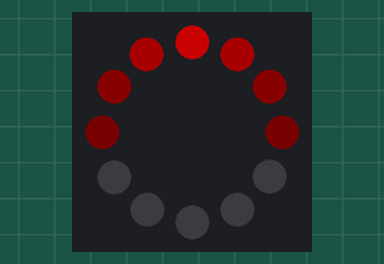
The sketch below on a simulated ESP32-C6. On the bench: 12 RGB LEDs in a ring, first at the top, clockwise. Dim RGB values are drawn brighter than linear.

Above: at 0.09 s.
At 0.65 s:
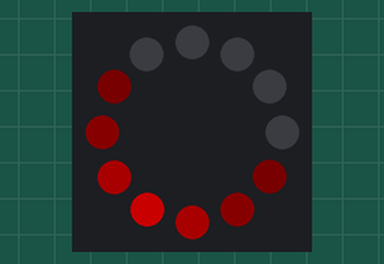
At 1.29 s:
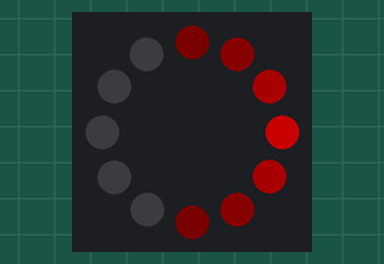

The sketch:

LED-Ring_rotiere.ino
```cpp
/*****************************************************
 * LED-Ring_rotiere.ino
 * Lichtanimation auf 12 Pixel WS2812B Ring
 * Installiere Library "Adafruit Neopixel" by Adafruit
 * Anschluss:
 * Idealerweise externe Stromversorgung für LEDs verwenden
 * WS2812B-Ring: Data In  <->  ESP32-C6: GPIO2
 * WS2812B-Ring: +5V/Vcc  <->  externe tromversorgung: Plusleistung
 * WS2812B-Ring: GND      <->  externe tromversorgung: Minusleistung, ESP32-C6: GND
  *****************************************************/

#include <Adafruit_NeoPixel.h>

#define LEDRING_PIN 2
#define NUM_LEDRING_PIXELS 12

Adafruit_NeoPixel ledring = Adafruit_NeoPixel(NUM_LEDRING_PIXELS, LEDRING_PIN, NEO_GRB + NEO_KHZ800);

// Variablen für non-blocking Timing
unsigned long ledring_previousMillis = 0;
const long ledring_interval = 80; // alle 80ms ein Schritt -> langsamer

int ledring_center = 0; // aktuelle Mittel-LED

void setup() {
  ledring.begin();
  ledring.setBrightness(100); // Gesamthelligkeit
  ledring.show(); // Alles aus
}

void loop() {
  rotiere_rotes_lauflicht();
}

void rotiere_rotes_lauflicht() {
  unsigned long currentMillis = millis();

  if (currentMillis - ledring_previousMillis >= ledring_interval) {
    ledring_previousMillis = currentMillis;

    ledring.clear();

    // Sanfter Verlauf über 7 LEDs: -3, -2, -1, 0, +1, +2, +3
    for (int offset = -3; offset <= 3; offset++) {
      int pixel = (ledring_center + offset + NUM_LEDRING_PIXELS) % NUM_LEDRING_PIXELS; // wrap-around Ring

      uint8_t brightnessFactor;
      switch (offset) {
        case 0:  brightnessFactor = 255; break; // Zentrum voll hell
        case -1: case 1: brightnessFactor = 110; break; // erste Nachbarn mittelhell
        case -2: case 2: brightnessFactor = 25; break; // äußere Nachbarn schwach
        case -3: case 3: brightnessFactor = 7; break; // äußere Nachbarn schwach
      }

      ledring.setPixelColor(pixel, ledring.Color(brightnessFactor, 0, 0)); // Rot mit angepasster Helligkeit
    }

    ledring.show();

    ledring_center = (ledring_center + 1) % NUM_LEDRING_PIXELS; // Einen Schritt weiter
  }
}
```

Measured:
- by itself, everything shown: repeats every 0.96 s, in 12 steps
